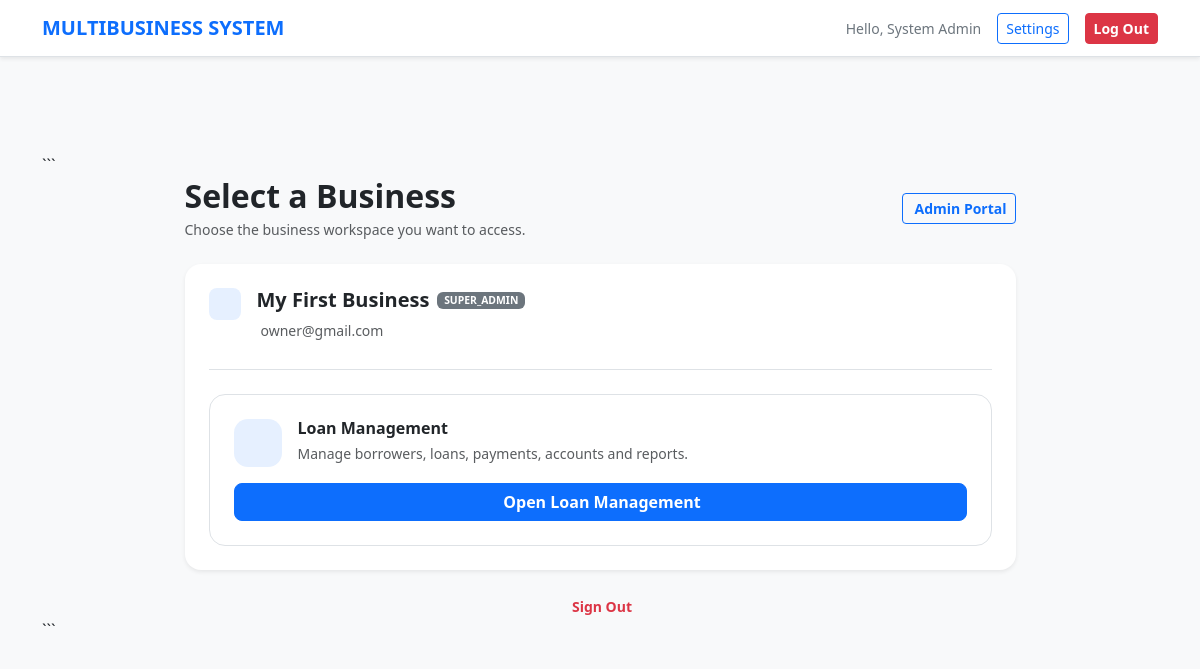
The page /public/index.php?page=select_business (signed in) on the database as committed earlier.
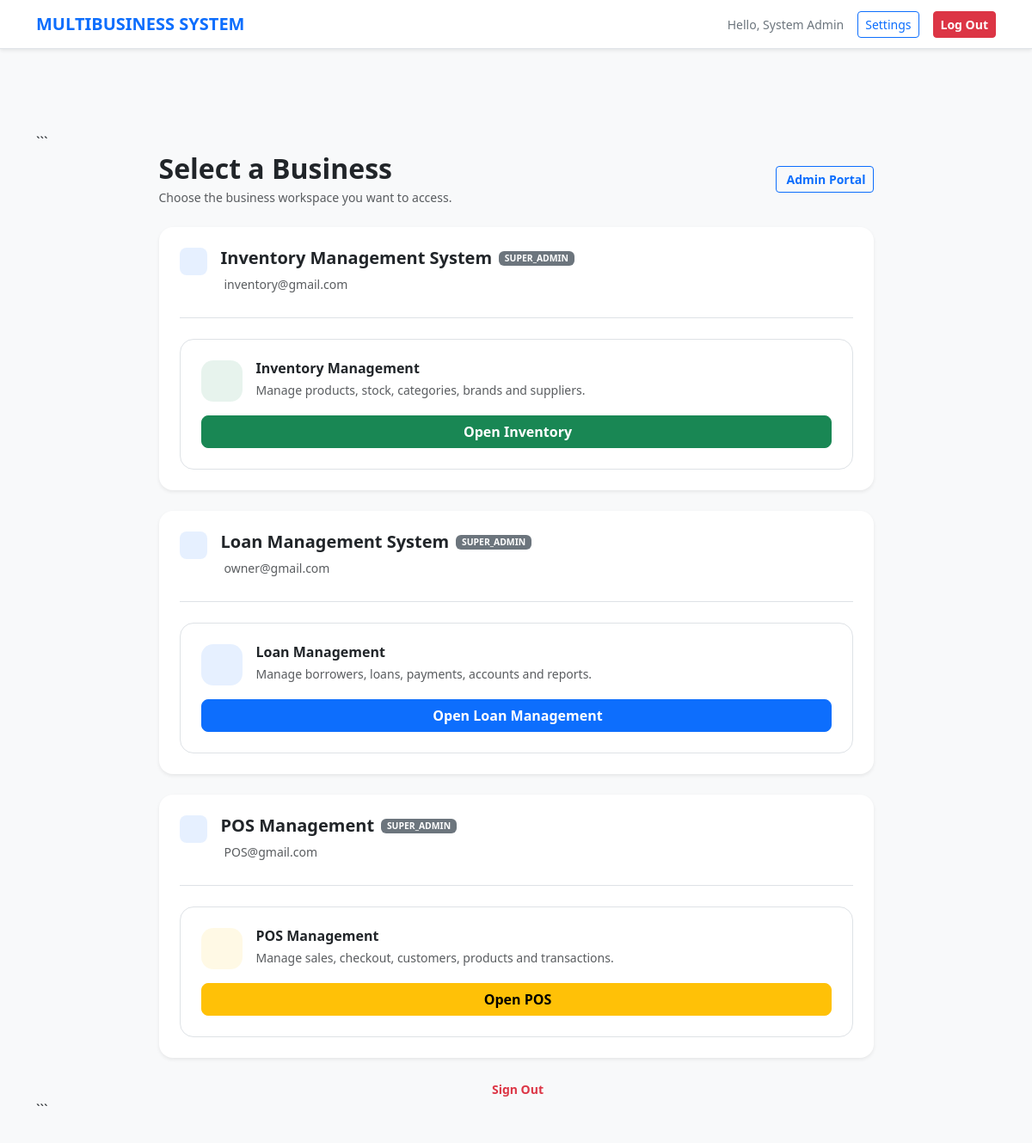
The same page on the database as committed later.
### tables this page shows
CREATE TABLE `businesses` (
  `id` int(11) NOT NULL,
  `name` varchar(150) NOT NULL,
  `email` varchar(150) DEFAULT NULL,
  `phone` varchar(50) DEFAULT NULL,
  `address` text DEFAULT NULL,
  `status` enum('active','inactive') NOT NULL DEFAULT 'active',
  `created_at` timestamp NOT NULL DEFAULT current_timestamp(),
  `updated_at` timestamp NULL DEFAULT NULL ON UPDATE current_timestamp()
);

### resources/select_business.php (the view, shortened to what this page needs)
<?php
$pdo = Database::getConnection();
$userRole = $_SESSION['role'] ?? 'staff';
if ($userRole === 'super_admin') {
    $stmt = $pdo->prepare("
        SELECT
            b.id,
            b.name,
            b.email,
            b.phone,
            b.address,
            b.status,
            b.created_at,
            'super_admin' AS user_business_role
        FROM businesses b
        WHERE b.status = 'active'
        ORDER BY b.name ASC
    ");
    $stmt->execute();
}
$businesses = $stmt->fetchAll(PDO::FETCH_ASSOC);
include __DIR__ . '/partials/header.php';
?>
<div class="container py-5">
```
<div class="row justify-content-center">
    <div class="col-md-10 col-lg-9">
        <div class="d-flex justify-content-between align-items-center mb-4">
            <div>
                <h2 class="fw-bold mb-1">
                    Select a Business
                </h2>
                <p class="text-muted small mb-0">
                    Choose the business workspace you want to access.
                </p>
            </div>
            <?php if ($userRole === 'super_admin'): ?>
                <a href="index.php?page=admin_portal"
                   class="btn btn-outline-primary btn-sm fw-bold">
                    Admin Portal
                </a>
            <?php endif; ?>
        </div>
        <?php if (empty($businesses)): ?>
            <div class="card p-5 text-center shadow-sm rounded-4 border-0 bg-white">
                <div class="text-muted mb-3"
                     style="font-size:3rem;">
                    <i class="bi bi-buildings"></i>
                </div>
                <h5 class="fw-bold text-dark">
                    No Businesses Available
                </h5>
                <p class="text-muted small mb-0">
                    You are not currently assigned to any active
                    businesses. Please contact an administrator.
                </p>
            </div>
        <?php else: ?>
            <div class="row g-4">
                <?php foreach ($businesses as $biz): ?>
                    <?php
                    $businessName = strtolower(trim($biz['name']));
                    $module = 'loan';
                    if (
                        strpos($businessName, 'inventory') !== false
                    ) {
                        $module = 'inventory';
                    } elseif (
                        strpos($businessName, 'pos') !== false
                    ) {
                        $module = 'pos';
                    }
                    if ($module === 'inventory') {
                        $moduleTitle = 'Inventory Management';
                        $moduleDescription = 'Manage products, stock, categories, brands and suppliers.';
                        $moduleButton = 'Open Inventory';
                        $moduleButtonClass = 'btn-success';
                        $moduleIconClass = 'bg-success bg-opacity-10 text-success';
                    } elseif ($module === 'pos') {
                        $moduleTitle = 'POS Management';
                        $moduleDescription = 'Manage sales, checkout, customers, products and transactions.';
                        $moduleButton = 'Open POS';
                        $moduleButtonClass = 'btn-warning';
                        $moduleIconClass = 'bg-warning bg-opacity-10 text-warning';
                    } else {
                        $moduleTitle = 'Loan Management';
                        $moduleDescription = 'Manage borrowers, loans, payments, accounts and reports.';
                        $moduleButton = 'Open Loan Management';
                        $moduleButtonClass = 'btn-primary';
                        $moduleIconClass = 'bg-primary bg-opacity-10 text-primary';
                    }
                    ?>
                    <div class="col-12">
                        <div class="card shadow-sm rounded-4 border-0 business-card">
                            <div class="card-body p-4">
                                <div class="d-flex flex-column flex-md-row
                                            justify-content-between
                                            align-items-md-start
                                            gap-3">
                                    <div class="d-flex align-items-start gap-3">
                                        <div class="rounded-3 bg-primary
                                                    bg-opacity-10
                                                    text-primary
                                                    p-3">
                                        </div>
                                        <div>
                                            <div class="d-flex align-items-center gap-2 flex-wrap">
                                                <h5 class="fw-bold text-dark mb-0">
                                                    <?= htmlspecialchars($biz['name']) ?>
                                                </h5>
                                                <?php if (!empty($biz['user_business_role'])): ?>
                                                    <span class="badge bg-secondary text-uppercase"
                                                          style="font-size:.65rem;">
                                                        <?= htmlspecialchars($biz['user_business_role']) ?>
                                                    </span>
                                                <?php endif; ?>
                                            </div>
                                            <?php if (!empty($biz['email'])): ?>
                                                <p class="text-muted small mb-1 mt-2">
                                                    <?= htmlspecialchars($biz['email']) ?>
                                                </p>
                                            <?php endif; ?>
                                        </div>
                                    </div>
                                </div>
                                <div class="border-top mt-4 pt-4">
                                    <div class="card module-card border rounded-4">
                                        <div class="card-body p-4">
                                            <div class="d-flex
                                                        align-items-start
                                                        gap-3
                                                        mb-3">
                                                <div class="module-icon <?= $moduleIconClass ?>">
                                                </div>
                                                <div>
                                                    <h6 class="fw-bold mb-1">
                                                        <?= htmlspecialchars($moduleTitle) ?>
                                                    </h6>
                                                    <p class="text-muted small mb-0">
                                                        <?= htmlspecialchars($moduleDescription) ?>
                                                    </p>
                                                </div>
                                            </div>
                                            <form method="POST">
                                                <button type="submit"
                                                        class="btn <?= $moduleButtonClass ?>
                                                               w-100
                                                               fw-bold
                                                               rounded-3">
                                                    <?= htmlspecialchars($moduleButton) ?>
                                                </button>
                                            </form>
                                        </div>
                                    </div>
                                </div>
                            </div>
                        </div>
                    </div>
                <?php endforeach; ?>
            </div>
        <?php endif; ?>
        <div class="text-center mt-4">
            <a href="index.php?page=logout"
               class="text-danger small text-decoration-none fw-bold">
                Sign Out
            </a>
        </div>
    </div>
</div>
```
</div>
<?php include __DIR__ . '/partials/footer.php'; ?>

### public/index.php (shortened to what this page needs)
<?php
$page = $_GET['page'] ?? 'login';
switch ($page) {
    case 'select_business':
        require_once __DIR__ . '/../resources/select_business.php';
        break;
}
?>

### resources/partials/header.php (shortened to what this page needs)
<!DOCTYPE html>
<html lang="en">
<head>
    <link href="https://cdn.jsdelivr.net/npm/bootstrap@5.3.0/dist/css/bootstrap.min.css" rel="stylesheet">
</head>
<body class="bg-body-tertiary" style="min-height: 100vh;">
    <nav class="navbar navbar-expand-lg border-bottom shadow-sm mb-5 bg-body">
        <div class="container">
            <a class="navbar-brand fw-bold text-primary" href="index.php?page=select_business">MULTIBUSINESS SYSTEM</a>
            <div class="d-flex align-items-center gap-3">
                <?php if (isset($_SESSION['name'])): ?>
                    <span class="text-secondary small d-none d-sm-inline">Hello, <?= htmlspecialchars($_SESSION['name']) ?></span>
                <?php endif; ?>
                <a href="index.php?page=settings" class="btn btn-outline-primary btn-sm">Settings</a>
                <a href="index.php?page=logout" class="btn btn-danger btn-sm fw-bold">Log Out</a>
            </div>
        </div>
    </nav>

### resources/partials/footer.php (shortened to what this page needs)
</body>
</html>

### resources/select_business.php (style rules this page uses)
.business-card { transition: transform .2s ease, box-shadow .2s ease; }
.module-card { transition: transform .2s ease, box-shadow .2s ease; }
.module-icon { width: 48px; height: 48px; min-width: 48px; border-radius: 14px; display: flex; align-items: center; justify-content: center; font-size: 1.25rem; }

Rows that differ between the two databases and show on the page:
added businesses: name "Inventory Management System", user_business_role "SUPER_ADMIN", email "inventory@gmail.com", name "Inventory Management", name "Manage products, stock, categories, brands and suppliers.", name "Open Inventory"
changed businesses "owner@gmail.com": name "My First Business" → "Loan Management System"
added businesses: name "POS Management", user_business_role "SUPER_ADMIN", email "POS@gmail.com", name "Manage sales, checkout, customers, products and transactions.", name "Open POS"
